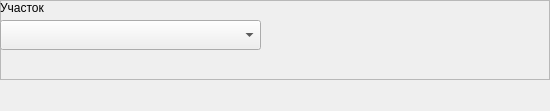
<?xml version="1.0" encoding="UTF-8"?>
<ui version="4.0">
 <class>Widget_Y4_SOTA</class>
 <widget class="QWidget" name="Widget_Y4_SOTA">
  <property name="geometry">
   <rect>
    <x>0</x>
    <y>0</y>
    <width>550</width>
    <height>111</height>
   </rect>
  </property>
  <property name="windowTitle">
   <string>Form</string>
  </property>
  <widget class="QFrame" name="frame">
   <property name="geometry">
    <rect>
     <x>0</x>
     <y>0</y>
     <width>550</width>
     <height>80</height>
    </rect>
   </property>
   <property name="frameShape">
    <enum>QFrame::StyledPanel</enum>
   </property>
   <property name="frameShadow">
    <enum>QFrame::Raised</enum>
   </property>
   <widget class="QComboBox" name="Num2">
    <property name="geometry">
     <rect>
      <x>0</x>
      <y>20</y>
      <width>261</width>
      <height>30</height>
     </rect>
    </property>
    <property name="sizeAdjustPolicy">
     <enum>QComboBox::AdjustToMinimumContentsLengthWithIcon</enum>
    </property>
   </widget>
   <widget class="QLabel" name="label_102">
    <property name="geometry">
     <rect>
      <x>0</x>
      <y>0</y>
      <width>71</width>
      <height>16</height>
     </rect>
    </property>
    <property name="text">
     <string>Участок</string>
    </property>
   </widget>
  </widget>
 </widget>
 <resources/>
 <connections/>
</ui>
